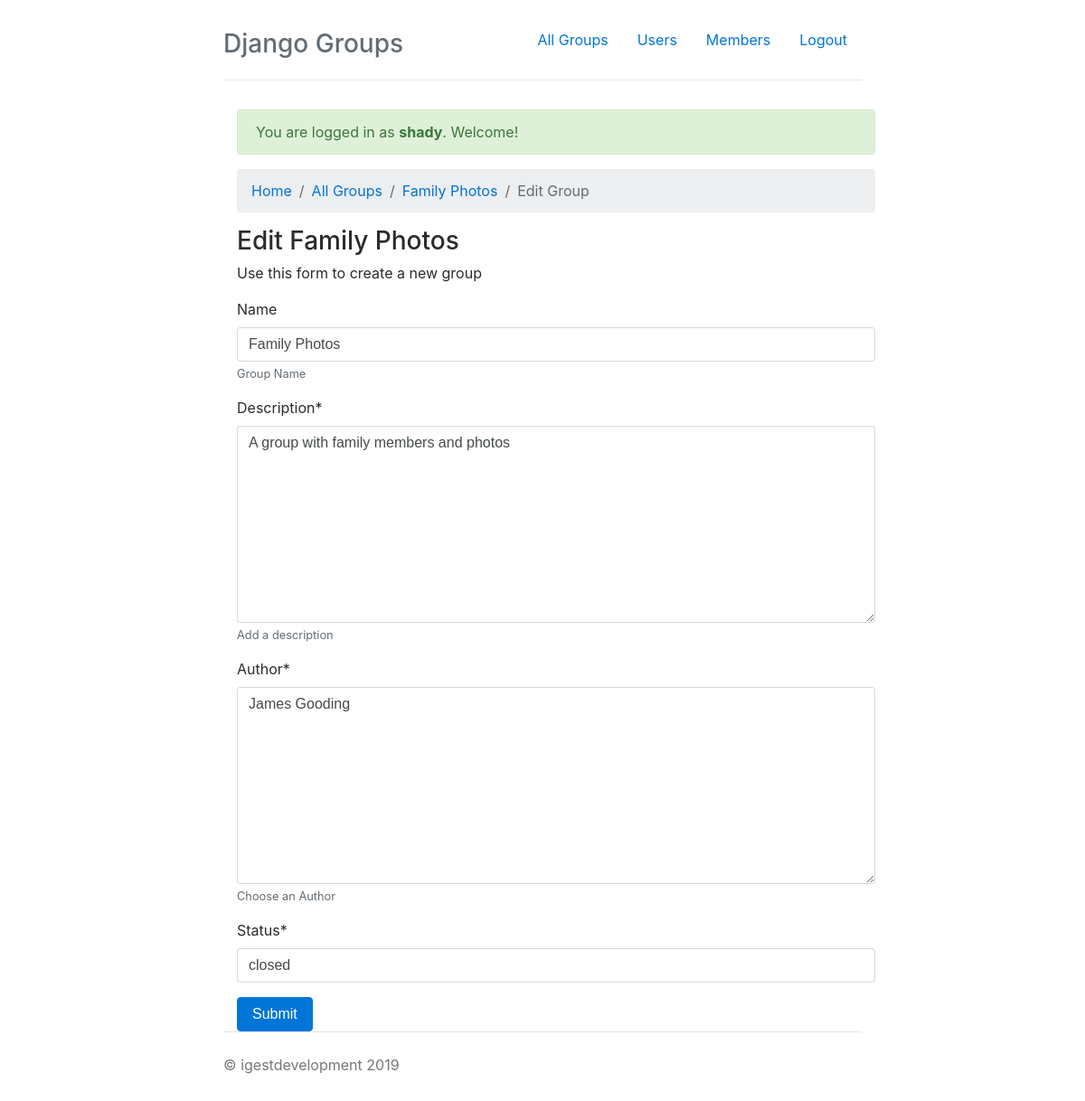
Page /groups/edit_group/3/ (signed in) on the committed database.
### groups/models.py (models this page shows, shortened)
class Groups(models.Model):
    name = models.CharField(max_length=50, blank=True,help_text="Group Name")
    description = models.TextField(help_text="Add a description")
    author = models.TextField(help_text="Choose an Author")
    status = models.CharField(max_length=64)
    created_at = models.DateTimeField(auto_now_add=True)
    def get_absolute_url(self):
        return reverse('group_detail',args=[self.id])
    def edit_url(self):
        return reverse('edit_group',args=[self.id])

### groups/views.py (the view)
# urls.py: path('edit_group/<id>/',views.edit_group,name="edit_group"),
@login_required
def edit_group(request, id):
    group = Groups.objects.get(pk=id)
    form = GroupForm(request.POST or None, instance=group)
    if request.method == "POST":
        if form.is_valid():
            form.save()
    return render(request,'groups/edit_group.html',
    {'form':form,'model':group})

### groups/forms.py
class GroupForm(ModelForm):
    class Meta:
        model = Groups
        exclude = ('created_at', )

### groups/templates/groups/edit_group.html (shortened to what this page needs)
{% extends "base.html" %}
{% load staticfiles %}
{% load crispy_forms_tags %}
{% block content %}
<nav aria-label="breadcrumb">
    <ol class="breadcrumb">
      <li class="breadcrumb-item"><a href="{% url 'index' %}">Home</a></li>
      <li class="breadcrumb-item"><a href="{% url 'index' %}">All Groups</a></li>
      <li class="breadcrumb-item"><a href="{{ model.get_absolute_url }}">{{ model.name }}</a></li>
      <li class="breadcrumb-item active" aria-current="page">Edit Group</li>
    </ol>
  </nav>
<h3>Edit {{ model.name }}</h3>
<p>Use this form to create a new group</p>
<form action="{{ model.edit_url }}" method="post">
  {{ form | crispy }}
        <button type="submit" class="btn btn-primary">Submit</button>
</form>
{% endblock %}

### groups/templates/base.html (shortened to what this page needs)
{% load staticfiles %}
<!DOCTYPE html>
<html lang="en">
  <head>
    <link href="{% static 'groups/bootstrap.css' %}" rel="stylesheet">
    <link href="{% static 'groups/narrow-jumbotron.css' %}" rel="stylesheet">
  </head>
  <body>
    <div class="container">
      <div class="header clearfix">
        <nav>
          <ul class="nav nav-pills float-right">
            <li class="nav-item">
              <a class="nav-link {% if active == 'index' %} active{% endif %}"
              href="/groups">All Groups</a>
            </li>
            <li class="nav-item">
              <a class="nav-link {% if active == 'users' %} active{% endif %}" href="/groups/users">Users</a>
            </li>
            <li class="nav-item">
              <a class="nav-link {% if active == 'members' %} active{% endif %}" href="/groups/members">Members</a>
            </li>
            {% if user.is_authenticated %}
            <li class="nav-item">
                <a class="nav-link" href="{% url 'group_logout' %}">Logout</a>
              </li>
              {% else %}
              <li class="nav-item">
                  <a class="nav-link" href="{% url 'group_login' %}">Login</a>
                </li>
              {% endif %}
          </ul>
        </nav>
        <h3 class="text-muted">Django Groups</h3>
      </div>
      {% if user.is_authenticated %}
      <div class="container">
          <div class="alert alert-success" role="alert">
              You are logged in as <b>{{ user.username }}</b>. Welcome!
            </div>
      </div>
      {% endif %}
    <div class="container">
        {% block content %}
        {% endblock %}
    </div>
      <footer class="footer">
            <p>&copy; igestdevelopment 2019</p>
          </footer>
    </div>
      </body>
    </html>

### groups/static/groups/narrow-jumbotron.css (style rules this page uses)
body { padding-top: 1.5rem; padding-bottom: 1.5rem; }
.header, .marketing, .footer { padding-right: 1rem; padding-left: 1rem; }
.header { padding-bottom: 1rem; border-bottom: .05rem solid #e5e5e5; }
.header h3 { margin-top: 0; margin-bottom: 0; line-height: 3rem; }
.footer { padding-top: 1.5rem; color: #777; border-top: .05rem solid #e5e5e5; }
@media (min-width: 48em) { .container { max-width: 46rem; } }
@media screen and (min-width: 48em) { .header, .marketing, .footer { padding-right: 0; padding-left: 0; } }
@media screen and (min-width: 48em) { .header { margin-bottom: 2rem; } }

### rows in the picture
Groups: name "Family Photos", description "A group with family members and photos", author "James Gooding", status "closed"

### other values in the picture
{{ user.username }} "shady"
